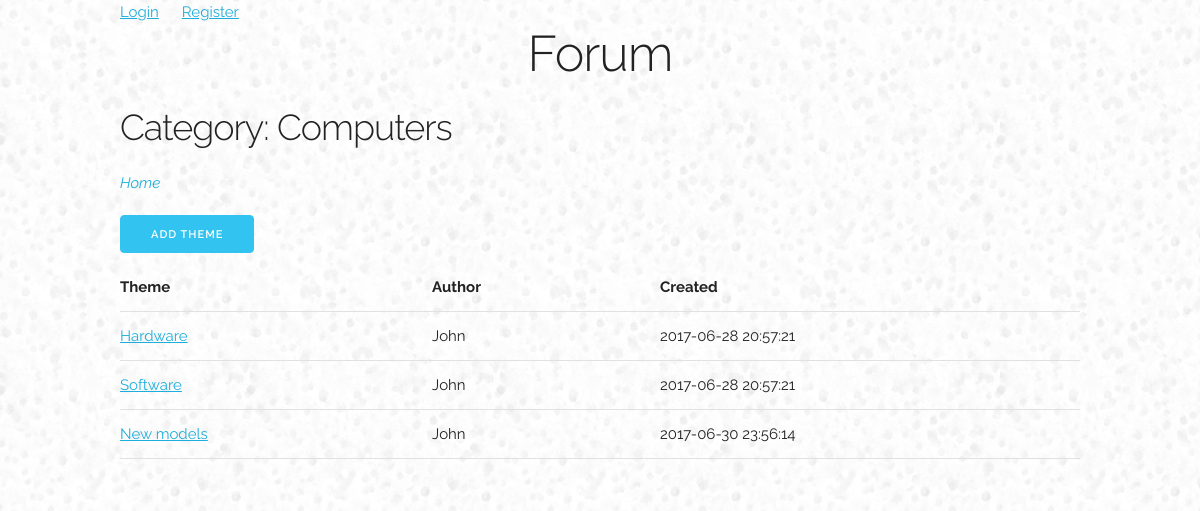
Screenshot of /themes.php?id=1 with the database file from the repository.
### tables this page shows
CREATE TABLE `forum_categories` (
  `id` int(11) NOT NULL,
  `title` varchar(255) NOT NULL
);

CREATE TABLE `forum_themes` (
  `id` int(11) NOT NULL,
  `cat_id` int(11) NOT NULL,
  `title` varchar(255) NOT NULL,
  `content` text NOT NULL,
  `created` datetime NOT NULL DEFAULT CURRENT_TIMESTAMP,
  `author` varchar(255) NOT NULL
);

### lib/Dbobject.php (called while the page is built, shortened)
<?php
class Dbobject {
	public $table;
	public function __construct($val) {
		$this->table = $val;
	}
	public function query_one($id) {
		$sql = "SELECT * FROM " . $this->table . " WHERE id=?";
		$stmt = Database::$conn->prepare($sql);
		$stmt->execute([$id]);
		$result = $stmt->fetch(PDO::FETCH_ASSOC);
		return $result;
	}
	public function query_many($field, $value) {
		$sql = "SELECT * FROM " . $this->table;
		$sql .= " WHERE " . $field  . "=?";
		$stmt = Database::$conn->prepare($sql);
		$stmt->execute([$value]);
		$result = $stmt->fetchAll(PDO::FETCH_ASSOC);
		return $result;
	}
}
?>

### themes.php (the view, shortened to what this page needs)
<?php
require_once "lib/Database.php";
require_once "lib/Dbobject.php";
$id = (int)$_GET["id"];
$cats = new Dbobject("forum_categories");
$cat = $cats->query_one($id);
$themes = new Dbobject("forum_themes");
$items = $themes->query_many("cat_id", $id);
require_once "header.php";
?>
	<div class="login">
		<?php
		if (!isset($_SESSION["access"])) {
		?>
			<a href="login.php">Login</a>
			<a href="register.php">Register</a>
		<?php } elseif ($_SESSION["access"] == 1) { ?>
			<a href="logout.php">Logout</a>
		<?php } elseif ($_SESSION["access"] == 2) { ?>
			<a href="admin/index.php">Admin Panel</a>
			&nbsp;&nbsp;&nbsp;&nbsp;
			<a href="logout.php">Logout</a>
		<?php }?>
	</div>
	<h1>Forum</h1>
	<div class="themes">
		<h3>
			Category: <?=$cat["title"]?>
		</h3>
		<div class="bread">
			<a href="index.php">Home</a>
		</div>
		<a href="add_theme.php?id=<?=$id?>" class="button button-primary">add theme</a>
		<table class="u-full-width">
		<thead>
			<tr>
				<th>Theme</th>
				<th>Author</th>
				<th>Created</th>
			</tr>
		</thead>
		<tbody>
			<?php
			foreach ($items as $item) { ?>
				<tr>
					<td>
						<a href="theme.php?id=<?=$item['id']?>">
							<?=$item["title"]?>
						</a>
					</td>
					<td><?=$item["author"]?></td>
					<td><?=$item["created"]?></td>
				</tr>
			<?php } ?>
		</tbody>
	</table>
	</div>
</div>
</body>
</html>

### css/skeleton.css (style rules this page uses)
html { font-size: 62.5%; }
body { font-size: 1.5em; line-height: 1.6; font-weight: 400; font-family: "Raleway", "HelveticaNeue", "Helvetica Neue", Helvetica, Arial, sans-serif; color: #222; }
h1, h2, h3, h4, h5, h6 { margin-top: 0; margin-bottom: 2rem; font-weight: 300; }
h1 { font-size: 4.0rem; line-height: 1.2; letter-spacing: -.1rem; }
h3 { font-size: 3.0rem; line-height: 1.3; letter-spacing: -.1rem; }
@media (min-width: 550px) { h1 { font-size: 5.0rem; } }
@media (min-width: 550px) { h3 { font-size: 3.6rem; } }
a { color: #1EAEDB; }
.button, button, input[type="submit"], input[type="reset"], input[type="button"] { display: inline-block; height: 38px; padding: 0 30px; color: #555; text-align: center; font-size: 11px; font-weight: 600; line-height: 38px; letter-spacing: .1rem; text-transform: uppercase; text-decoration: none; white-space: nowrap; background-color: transparent; border-radius: 4px; border: 1px solid #bbb; cursor: pointer; box-sizing: border-box; }
.button.button-primary, button.button-primary, input[type="submit"].button-primary, input[type="reset"].button-primary, input[type="button"].button-primary { color: #FFF; background-color: #33C3F0; border-color: #33C3F0; }
th, td { padding: 12px 15px; text-align: left; border-bottom: 1px solid #E1E1E1; }
th:first-child, td:first-child { padding-left: 0; }
th:last-child, td:last-child { padding-right: 0; }
button, .button { margin-bottom: 1rem; }
pre, blockquote, dl, figure, table, p, ul, ol, form { margin-bottom: 2.5rem; }
.u-full-width { width: 100%; box-sizing: border-box; }

### css/styles.css (style rules this page uses)
body { background: url("../images/fon.png"); }
h1 { text-align: center; }
.bread a { text-decoration: none; font-style: italic; }
.bread { margin-bottom: 20px; }

### rows the page displays
forum_categories: title "Computers"
forum_themes: title "Hardware", author "John", created "2017-06-28 20:57:21"
forum_themes: title "Software", author "John", created "2017-06-28 20:57:21"
forum_themes: title "New models", author "John", created "2017-06-30 23:56:14"
